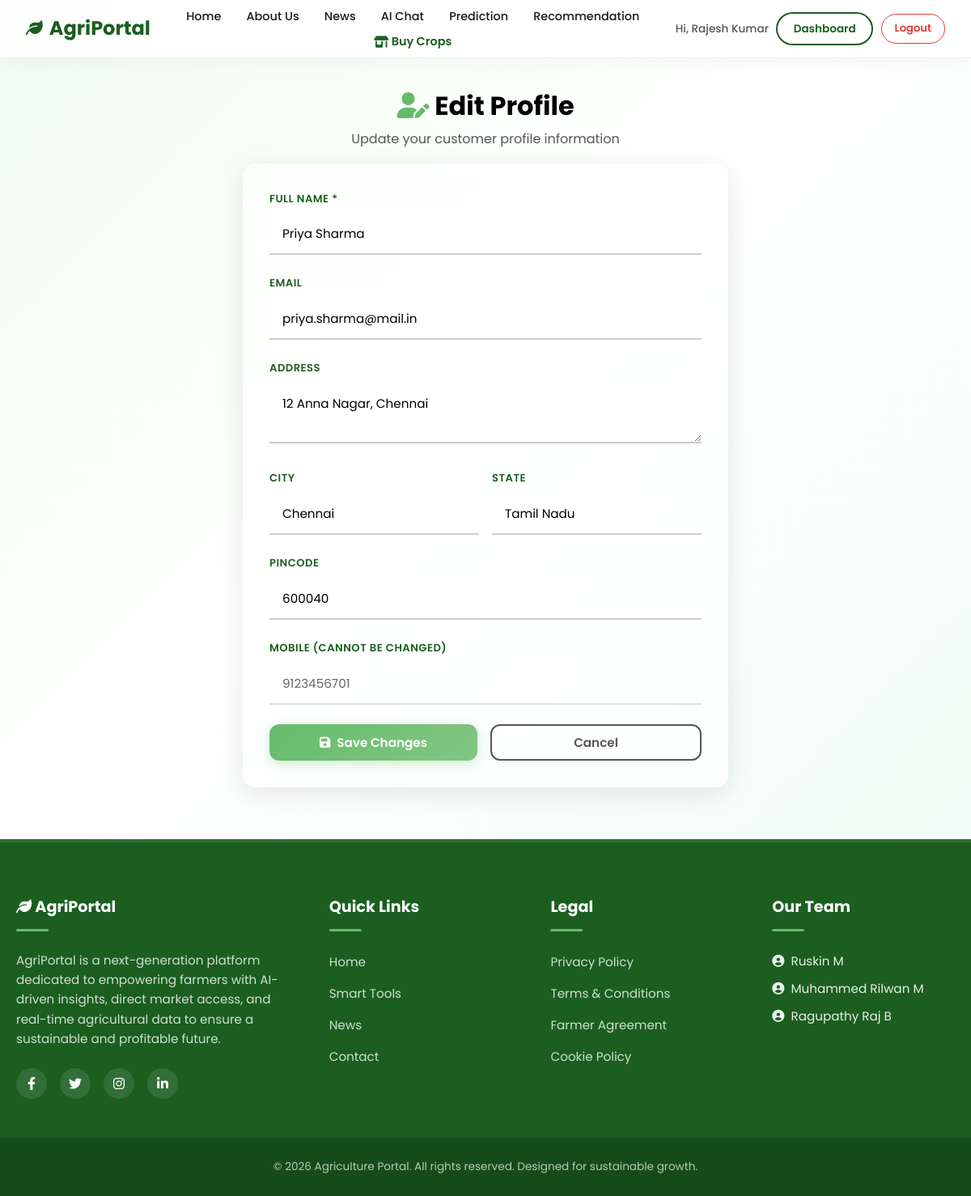
/customer/edit_profile.php (signed in), run on the app's committed database.
### tables this page shows
CREATE TABLE customers (
    customer_id INT AUTO_INCREMENT PRIMARY KEY,
    name VARCHAR(100) NOT NULL,
    mobile VARCHAR(15) NOT NULL UNIQUE,
    email VARCHAR(100) UNIQUE,
    address TEXT,
    city VARCHAR(50),
    state VARCHAR(50),
    pincode VARCHAR(10),
    password VARCHAR(255) NOT NULL,
    created_at TIMESTAMP DEFAULT CURRENT_TIMESTAMP,
    updated_at TIMESTAMP DEFAULT CURRENT_TIMESTAMP ON UPDATE CURRENT_TIMESTAMP,
    INDEX idx_city (city),
    INDEX idx_state (state),
    INDEX idx_mobile (mobile)
);

### customer/edit_profile.php (the view, shortened to what this page needs)
<?php
require_once '../includes/db.php';
$customer_id = (int)$_SESSION['customer_id'];
$stmt = mysqli_prepare($conn, "SELECT * FROM customers WHERE customer_id = ?");
mysqli_stmt_bind_param($stmt, 'i', $customer_id);
mysqli_stmt_execute($stmt);
$customer = mysqli_fetch_assoc(mysqli_stmt_get_result($stmt));
?>
<?php include '../includes/header.php'; ?>
<div class="container mb-2">
    <div class="edit-container">
        <div class="text-center mb-1">
            <h1 style="color:var(--text-main);"><i class="fas fa-user-edit" style="color:var(--accent);"></i> Edit Profile</h1>
            <p style="color:var(--text-muted);">Update your customer profile information</p>
        </div>
        <div class="card">
            <form method="POST" action="">
                <div class="form-group">
                    <label>Full Name *</label>
                    <input type="text" name="name" value="<?php echo htmlspecialchars($customer['name']); ?>" required>
                </div>
                <div class="form-group">
                    <label>Email</label>
                    <input type="email" name="email" value="<?php echo htmlspecialchars($customer['email'] ?? ''); ?>">
                </div>
                <div class="form-group">
                    <label>Address</label>
                    <textarea name="address" rows="2"><?php echo htmlspecialchars($customer['address'] ?? ''); ?></textarea>
                </div>
                <div class="form-row">
                    <div class="form-group">
                        <label>City</label>
                        <input type="text" name="city" value="<?php echo htmlspecialchars($customer['city'] ?? ''); ?>">
                    </div>
                    <div class="form-group">
                        <label>State</label>
                        <input type="text" name="state" value="<?php echo htmlspecialchars($customer['state'] ?? ''); ?>">
                    </div>
                </div>
                <div class="form-group">
                    <label>Pincode</label>
                    <input type="text" name="pincode" maxlength="10" value="<?php echo htmlspecialchars($customer['pincode'] ?? ''); ?>">
                </div>
                <div class="form-group" style="margin-top:1rem;">
                    <label>Mobile (cannot be changed)</label>
                    <input type="text" value="<?php echo htmlspecialchars($customer['mobile']); ?>" disabled style="opacity:0.6;">
                </div>
                <div style="display:flex;gap:1rem;margin-top:1.5rem;">
                    <button type="submit" class="btn btn-accent" style="flex:1;">
                        <i class="fas fa-save"></i> Save Changes
                    </button>
                    <a href="<?php echo BASE_URL; ?>customer/dashboard.php" class="btn btn-outline" style="flex:1;border-color:var(--text-muted);color:var(--text-muted);">
                        Cancel
                    </a>
                </div>
            </form>
        </div>
    </div>
</div>
<?php include '../includes/footer.php'; ?>

### assets/css/style.css (style rules this page uses)
*, *::before, *::after { margin: 0; padding: 0; box-sizing: border-box; }
html { scroll-behavior: smooth; }
a { text-decoration: none; color: inherit; transition: all 0.3s ease; }
:root { --primary: #1B5E20; --primary-light: #2E7D32; --primary-hover: #145218; --accent: #66BB6A; --accent-hover: #57A75E; --bg-body: linear-gradient(135deg, #f0fdf0 0%, #ffffff 40%, #ecfdf5 100%); --bg-card: rgba(255, 255, 255, 0.2); --bg-card-solid: #ffffff; --text-main: #000000; --text-body: #1a1a1a; --text-muted: #555555; --glass-bg: rgba(255, 255, 255, 0.2); --glass-border: 1px solid rgba(255, 255, 255, 0.3); --glass-blur: blur(15px); --glass-shadow: 0 8px 32px rgba(0, 0, 0, 0.1); --border-color: rgba(102, 187, 106, 0.35); --border-light: #e8f5e9; --shadow-sm: 0 2px 8px rgba(0, 0, 0, 0.04); --shadow-md: 0 8px 25px rgba(0, 0, 0, 0.08); --shadow-lg: 0 15px 40px rgba(0, 0, 0, 0.12); --shadow-hover: 0 12px 35px rgba(27, 94, 32, 0.18); --radius: 16px; --radius-sm: 8px; --radius-md: 12px; --radius-lg: 16px; --radius-pill: 50px; --transition: all 0.3s cubic-bezier(0.4, 0, 0.2, 1); --font: 'Poppins', sans-serif; }
body { font-family: var(--font); background: var(--bg-body); color: var(--text-body); line-height: 1.7; padding-top: 72px; -webkit-font-smoothing: antialiased; overflow-x: hidden; min-height: 100vh; }
.container { max-width: 1200px; margin: 0 auto; padding: 0 20px; }
.text-center { text-align: center; }
.mb-1 { margin-bottom: 1rem; }
.mb-2 { margin-bottom: 2rem; }
.card { background: rgba(255, 255, 255, 0.55); backdrop-filter: blur(12px); -webkit-backdrop-filter: blur(12px); border: 1px solid rgba(255, 255, 255, 0.4); border-radius: var(--radius); box-shadow: var(--glass-shadow); padding: 2rem; transition: var(--transition); }
.btn { display: inline-flex; align-items: center; justify-content: center; gap: 0.5rem; padding: 10px 20px; border-radius: 12px; font-weight: 600; font-size: 0.95rem; font-family: var(--font); cursor: pointer; transition: var(--transition); border: none; text-decoration: none; line-height: 1.4; }
.btn-accent { background: linear-gradient(135deg, #66BB6A, #81C784); color: #fff; box-shadow: 0 4px 15px rgba(102, 187, 106, 0.3); }
.btn-outline { border: 2px solid var(--primary); color: var(--primary); background: transparent; border-radius: 12px; }
.form-group { margin-bottom: 1.5rem; text-align: left; position: relative; }
.form-group label { display: block; font-size: 0.82rem; font-weight: 600; color: var(--primary); margin-bottom: 0.4rem; text-transform: uppercase; letter-spacing: 0.5px; }
.form-group input, .form-group select, .form-group textarea { width: 100%; padding: 0.85rem 1rem; background: rgba(255, 255, 255, 0.6); border: none; border-bottom: 2px solid #ccc; border-radius: 0; color: var(--text-main); font-family: var(--font); font-size: 0.95rem; transition: var(--transition); }
.form-group input::placeholder { color: #999; }
.form-row { display: grid; grid-template-columns: 1fr 1fr; gap: 1rem; }

### customer/edit_profile.php (style rules this page uses)
.edit-container { max-width: 600px; margin: 2rem auto; }
.form-row { display: grid; grid-template-columns: 1fr 1fr; gap: 1rem; }

### data on the page
customers: name "Priya Sharma", email "priya.sharma@mail.in", address "12 Anna Nagar, Chennai", city "Chennai", state "Tamil Nadu", pincode "600040", mobile "9123456701"

### other printed values
$farmerName "Rajesh Kumar"
